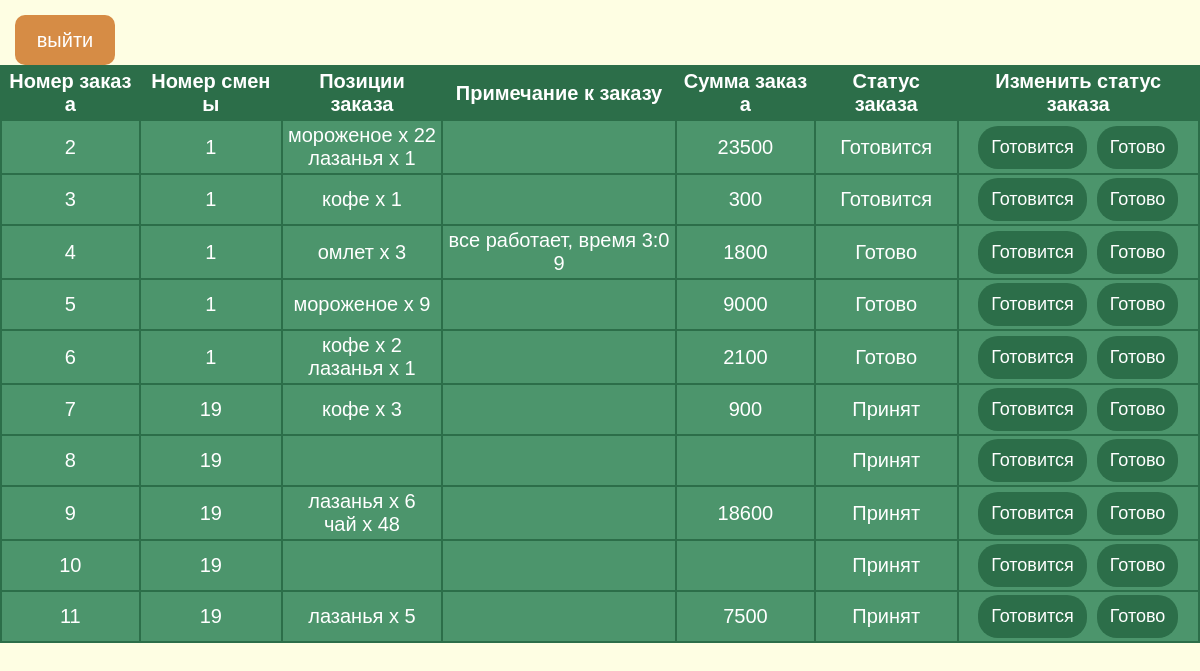
Page /cook/index.php (signed in) on the committed database.
### tables this page shows
CREATE TABLE `orders` (
  `ID` int(11) NOT NULL,
  `Idsmena` int(11) NOT NULL,
  `iduser` int(11) DEFAULT NULL,
  `Status` varchar(50) NOT NULL DEFAULT 'Принят',
  `note` varchar(500) DEFAULT NULL
);

### cook/index.php (the view, shortened to what this page needs)
<!DOCTYPE html>
<html lang="en">
<head>
    <link rel="stylesheet" href="style/style.css">
</head>
<?php
    include("../config.php");
?>
<body>
    <form action="" method="post" >
        <button type="submit" name="exitbutton" class="button__exit">выйти</button>
    </form>
        <table class="tablerow">
            <?php
                $orders = $mysqli -> prepare("SELECT * FROM `orders`");
                $orders -> execute();
                $resorder = $orders -> get_result();
                if($resorder ->num_rows > 0){
                    echo '<tr class="">
                            <th class="hero__row number">Номер заказа</th>
                            <th class="hero__row number__of__smena">Номер смены</th>
                            <th class="hero__row status__order__th">Позиции заказа</th>
                            <th class="hero__row">Примечание к заказу</th>
                            <th class="hero__row">Сумма заказа</th>
                            <th class="hero__row status__order__th">Статус заказа</th>
                            <th class="hero__row change__status__order__th">Изменить статус заказа</th>
                        </tr>';
                    while($assocord = $resorder -> fetch_assoc()){
                        echo "<tr>"
                            . "<td>" . trim(htmlspecialchars($assocord['ID'])) . "</td>"
                            . "<td>" . trim(htmlspecialchars($assocord['Idsmena'])) . "</td>";
                            $position = $mysqli -> prepare("SELECT `pricemenu`.`Name`, `PosInOrder`.`Count` FROM `PosInOrder` LEFT JOIN `pricemenu` ON `PosInOrder`.`IDeat` = `pricemenu`.`ID` WHERE `IDorder` = ? ");
                            $position -> bind_param('s', $assocord['ID']);
                            $position -> execute();
                            $respos = $position -> get_result();
                            echo "<td>";
                                while($posassoc = $respos -> fetch_assoc()){
                                    echo trim(htmlspecialchars($posassoc['Name']))
                                    . " x "
                                    . trim(htmlspecialchars($posassoc['Count']))
                                    . '<br>';
                            }
                            echo "</td>";
                            echo "<td>" . trim(htmlspecialchars($assocord['note'])) ."</td>";
                            $totalsum = $mysqli ->prepare("SELECT SUM(`pricemenu`.`Price` * `PosInOrder`.`count`) AS 'SUMM' FROM `PosInOrder` JOIN `pricemenu` ON `PosInOrder`.`IDeat` = `pricemenu`.`ID` WHERE `IDorder` = ? ");
                            $totalsum -> bind_param('s', $assocord['ID']);
                            $totalsum -> execute();
                            $resultsum = $totalsum -> get_result();
                            $assocsum = $resultsum -> fetch_assoc();
                            echo "<td>". trim(htmlspecialchars($assocsum['SUMM'])) . "</td>"
                            . "<td>" . trim(htmlspecialchars($assocord['Status'])) . "</td>"
                            . "<td>"
                                . "<form method='post' class='table__buttons'>"
                                    . "<input type='hidden' name='id' value='" . $assocord['ID'] . "'>"
                                    . "<div class='order__status__buttons'>" ."<button type='submit' class='buttons__orders' name='process'>Готовится</button>"
                                    . "<button type='submit' class='buttons__orders' name='ready'>Готово</button>"
                                . "</div>" ."</form>"
                            . "</td>"
                            . "</tr>" ;
                    }
                }
                else{
                    echo '<p class="orders__no">Заказов нет</p>';
                }
            ?>
        </table>
</body>
</html>

### cook/style/style.css (style rules this page uses)
* { padding: 0; margin: 0; font-family: sans-serif; }
body { background-color: #FEFEE3; }
table, th, tr, td { border: 2px solid #2C6E49; border-collapse: collapse; padding: 5px; color: white; background-color: #4C956C; min-height: 50px; padding: 3px; word-break: break-all; text-align: center; }
.hero__row { background-color: #2C6E49; min-height: 200px; }
.number { min-width: 50px; }
.change__status__order__th { min-width: 200px; word-break: keep-all; }
.number__of__smena { min-width: 60px; }
.status__order__th { min-width: 90px; word-break: keep-all; align-items: center; }
.button__exit { margin: 15px 0 0 15px; font-size: 20px; width: 100px; height: 50px; border-radius: 10px; border:0; background-color: #D68C45; align-items: center; color:white; }
.buttons__orders { font-size: 18px; padding: 11px 13px; border-radius: 20px; color: white; border: 0; background-color: #2C6E49; }
.order__status__buttons { gap: 10px; display: flex; }
.table__buttons { display: flex; align-items: center; justify-content: center; }
.tablerow { margin: 0 auto; max-width: 1640px; font-size: 20px; }

### rows in the picture
orders: ID "2", Idsmena "1", Name "мороженое", Count "22", Name "лазанья", Count "1", SUMM "23500", Status "Готовится"
orders: ID "3", Idsmena "1", Name "кофе", Count "1", SUMM "300", Status "Готовится"
orders: ID "4", Idsmena "1", Name "омлет", Count "3", note "все работает, время 3:09", SUMM "1800", Status "Готово"
orders: ID "5", Idsmena "1", Name "мороженое", Count "9", SUMM "9000", Status "Готово"
orders: ID "6", Idsmena "1", Name "кофе", Count "2", Name "лазанья", Count "1", SUMM "2100", Status "Готово"
orders: ID "7", Idsmena "19", Name "кофе", Count "3", SUMM "900", Status "Принят"
orders: ID "8", Idsmena "19", Status "Принят"
orders: ID "9", Idsmena "19", Name "лазанья", Count "6", Name "чай", Count "48", SUMM "18600", Status "Принят"
orders: ID "10", Idsmena "19", Status "Принят"
orders: ID "11", Idsmena "19", Name "лазанья", Count "5", SUMM "7500", Status "Принят"
